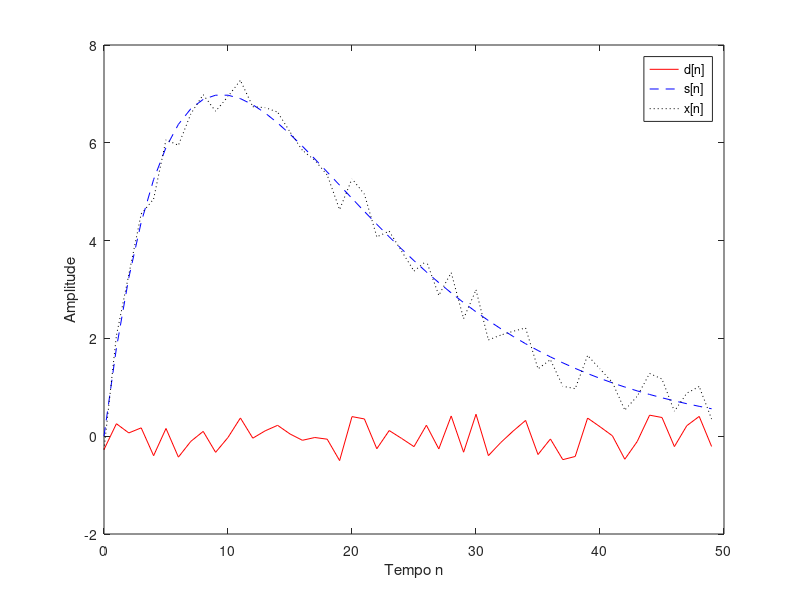
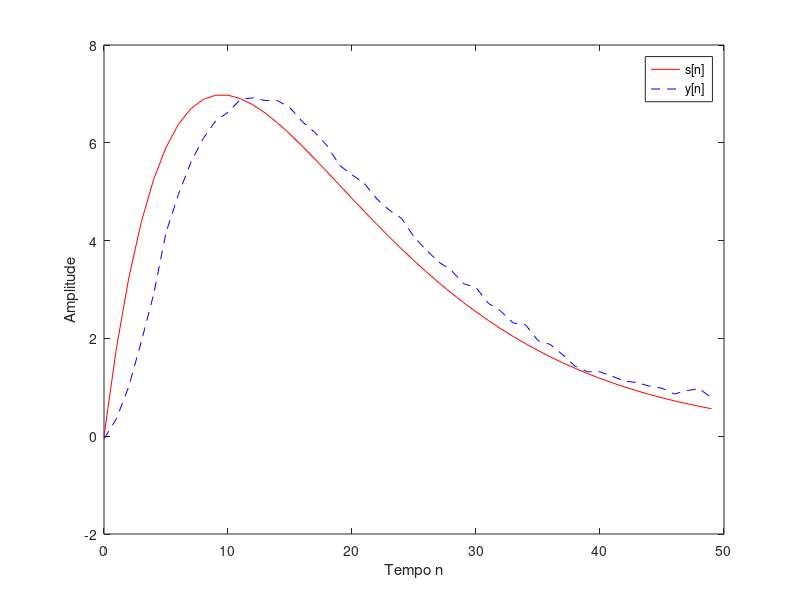

MATLAB code to generate these figures, in order:
%% Federal University of Rio Grande do Norte
% Digital Signal Processing - Communications Engineering Department (DCO)
% Author: Danilo Pena
% Description: moving average filter

clear; clc;

R = 50;
d = rand(R,1)-0.5;
m = 0:1:R-1;
s = 2*m.*(0.9.^m);
x  = s + d';
plot(m,d,'r-',m,s,'b--',m,x,'k:')
xlabel('Tempo n'); ylabel('Amplitude')
legend('d[n]','s[n]','x[n]');

pause

M = input('N�mero de amostras de entrada = ');
b = ones(M,1)/M;
y = filter(b,1,x);
figure (2)
plot(m,s,'r-',m,y,'b--')
legend('s[n]','y[n]');
xlabel ('Tempo n');ylabel('Amplitude')